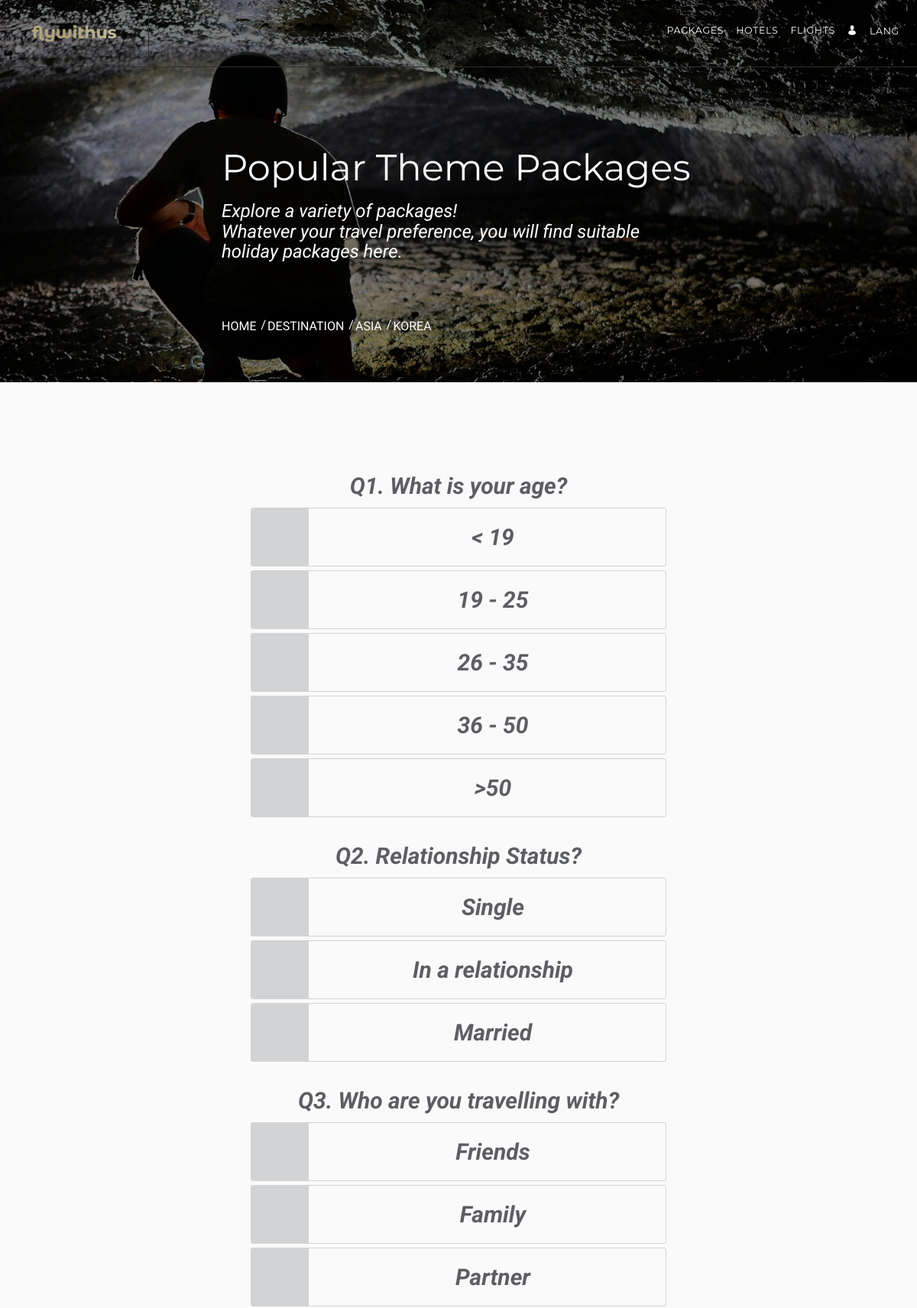
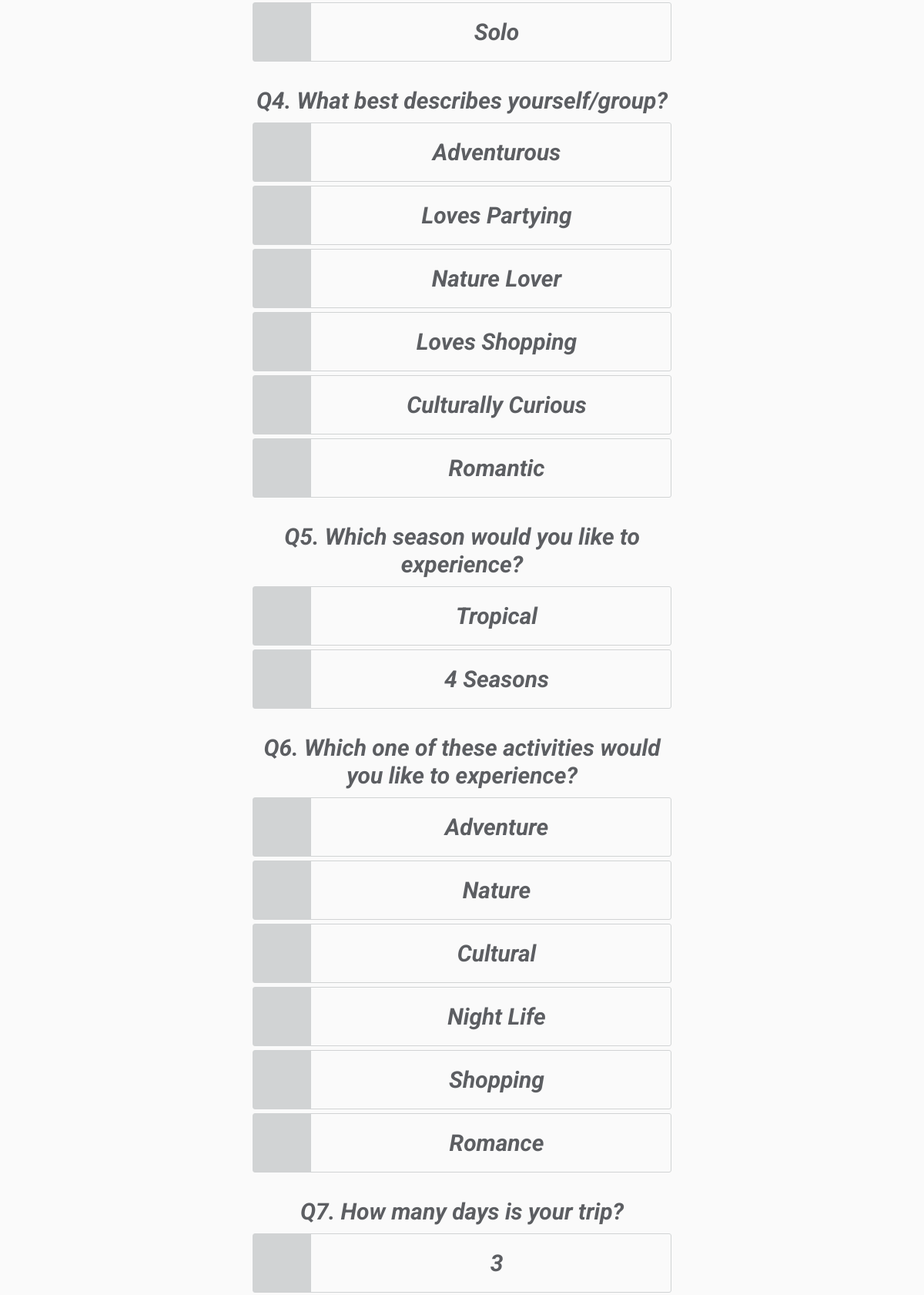
The app's page /testsurvey.php (upper part) with its own data (2 pictures, top to bottom).
### tables this page shows
CREATE TABLE `questions` (
  `questionID` int(11) NOT NULL,
  `question` varchar(500) NOT NULL,
  `inputType` varchar(1) DEFAULT 'r'
);

CREATE TABLE `answers` (
  `answerID` int(11) NOT NULL,
  `answer` varchar(500) NOT NULL,
  `questionID` int(11) NOT NULL
);

### functions.php (the view, shortened to what this page needs)
<?php
function generateSurveyForm()
{
    global $connection;
    $query = "select question, questionID, inputType from questions";
    $result = mysqli_query( $connection, $query );
    echo '<form action="FeedbackSubmit.php" method="post">';
    echo '<div id="outerQns">';
    $questionIndex = 1;
    while ( $row = mysqli_fetch_array( $result ) ) {
        echo '<section class="question">
              <blockquote>
              <p class="bold">Q' . $questionIndex . '. ' . $row[ 0 ] . '</p>
              <div class="funkyradio">';
        generateQnAForm( $row[ 1 ], $row[ 2 ], $questionIndex );
        $questionIndex++;
    }
    echo '</div>
          <div class="text-center">
          <button id="submitBtn" class="btn btn-info btn-lg" data-target="#myModal" data-toggle="modal" type="button">Submit</button>
          </div>
          <div class="clearfix"></div>
          <div class="modal fade" id="myModal" role="dialog">
          <div class="modal-dialog modal-lg">
          <div class="modal-content">
          <div class="modal-header">
          <div class="bold">
          <h2 class="modal-title">Aww yeah! <span class="glyphicon glyphicon-heart"></span></h2>
          </div>
          </div>
          <div class="modal-body">
          <h3>Thanks,<span class="name"> Friend!</span> Your perfect vacation awaits.</h3>
          </div>
          <div class="modal-footer">
          <p class="text-muted">Not satisfied with our suggestion?<a href="mailto:someone@example.com"> <u>Send us an email</u> for a customized one!</a></p>
          <button class="btn btn-primary" type="submit" onclick=window.location="index.php">Okay!</button>
          </div>
          </div>
          </div>
          </div>
          ';
    echo '</form>';
}
function generateQnAForm( $questionID, $inputType, $questionIndex )
{
    global $connection;
    $query = "SELECT answer, answerID FROM answers, questions"
           . " WHERE (answers.questionID = questions.questionID)"
           . " AND questions.questionID = ?";
    $stmt = mysqli_prepare( $connection, $query );
    mysqli_stmt_bind_param( $stmt, "i", $questionID );
    mysqli_stmt_execute( $stmt );
    mysqli_stmt_store_result( $stmt );
    mysqli_stmt_bind_result( $stmt, $answer, $answerID );
    $colNo          = 0;
    $count = mysqli_stmt_num_rows($stmt);
    while ( $result = mysqli_stmt_fetch( $stmt ) ) {
        if ( $result ) {
            if ( $inputType == null || $inputType == "r" ) {
                echo '<div class="funkyradio-primary">
                      <input id="radio' .$answerID. '" class="choice" type="radio" name="Question' . $questionIndex . '" required value="' . $answer . '"/>
                      <label for="radio' .$answerID. '">' .$answer. '</label>
                      </div>
                      ';
            }
            if ( $colNo < ($count-1) ) {
                $colNo++;
            }
            else {
                echo '</div>
                      </blockquote>
                      </section>
                      ';
                $colNo = 0;
            }
        }
        else {
            die( "Database Query Failed" );
            break;
        }
    }
}

### testsurvey.php (shortened to what this page needs)
<?php
include_once   $_SERVER[ 'DOCUMENT_ROOT' ].'/2102_projects/flywithus/CF1/functions/functions.php';
 ?>
<!DOCTYPE html>
<html>
<head>
	<link media="all" rel="stylesheet" href="vendors/font-awesome/css/font-awesome.css">
	<link rel="stylesheet" type="text/css" href="css/fonts/icomoon/icomoon.css">
	<link media="all" rel="stylesheet" href="vendors/animate/animate.css">
	<link media="all" rel="stylesheet" href="css/bootstrap.css">
	<link media="all" rel="stylesheet" href="css/main.css">
    <link href="css/reflection.css" rel="stylesheet" type="text/css">
</head>
<body>
	<div id="wrapper">
		<div class="page-wrapper">
	<?php include 'header.php'; ?>
			<section class="banner banner-inner parallax" data-stellar-background-ratio="0.5" id="list-view-normal">
				<div class="banner-text">
					<div class="center-text">
						<div class="container">
							<h1>Popular Theme Packages</h1>
							<strong class="subtitle">Explore a variety of packages!
							</br> Whatever your travel preference, you will find suitable holiday packages here. </strong>
							<nav class="breadcrumbs">
								<ul>
									<li><a href="#">HOME</a></li>
									<li><a href="#">DESTINATION</a></li>
									<li><a href="#">asia</a></li>
									<li><span>KOREA</span></li>
								</ul>
							</nav>
						</div>
					</div>
				</div>
			</section>
			<main id="main">
				<div class="content-block content-sub">
					<div class="container">
						     <div class="row">
						<?php
		 	     generateSurveyForm();
		 	     ?>
				</div>
				</div>
			</main>
		</div>
	</div>
</body>
</html>

### header.php (shortened to what this page needs)
<header id="header" class="white-header">
    <div class="container-fluid">
        <div class="logo" >
            <a href="index.php">
                <img class="normal" src="img/brand.png" alt="FlyWithUs">
            </a>
        </div>
        <nav class="navbar navbar-default">
            <div class="collapse navbar-collapse" id="nav">
                <ul class="nav navbar-nav">
                    <li><a href="Packages.php">Packages</a></li>
                    <li><a href="hotels.php" >Hotels</a </li>
                    <li><a href="flights.php">Flights</a></li>
                    <?php
                    if (!isset($_SESSION['email'])) {
                        echo '<li class="visible-xs visible-sm">
                          <a href="login.php">
                            <span class="icon icon-user"></span>
                            <span class="text">Login</span>
                          </a>
                        </li>
                        <li class="hidden-xs hidden-sm v-divider">
                          <a href="login.php">
                            <span class="icon icon-user"></span>
                          </a>
                        </li>';
                    }
                    ?>
                    <li class="dropdown hidden-xs hidden-sm last-dropdown v-divider">
                        <a href="#"><span class="text">LANG</span> <span class="icon-angle-down"></span></a>
                    </li>
                </ul>
            </div>
        </nav>
    </div>
</header>

### css/reflection.css (style rules this page uses)
.container { width: auto; max-width: 680px; padding: 0 30px; }
.funkyradio div { clear: both; overflow: hidden; }
.funkyradio label { width:100%; border-radius: 3px; border: 1px solid #D1D3D4; font-weight: 700; }
.funkyradio input[type="radio"]:empty ~ label,.funkyradio input[type="checkbox"]:empty ~ label { position: relative; line-height: 2.5em; text-indent: 3em; margin-top: 0; cursor: pointer; -webkit-user-select: none; -moz-user-select: none; -ms-user-select: none; user-select: none; }
.funkyradio input[type="radio"]:empty ~ label:before,.funkyradio input[type="checkbox"]:empty ~ label:before { position: absolute; display: block; top: 0; bottom: 0; left: 0; content: ''; width: 2.5em; background: #D1D3D4; }
.bold { font-weight: 700; }
.question { margin-top: 2em; }

### records on screen
questions: question "What is your age?"
answers: answer "< 19"
answers: answer "19 - 25"
answers: answer "26 - 35"
answers: answer "36 - 50"
answers: answer ">50"
questions: question "Relationship Status?"
answers: answer "Single"
answers: answer "In a relationship"
answers: answer "Married"
questions: question "Who are you travelling with?"
answers: answer "Friends"
answers: answer "Family"
answers: answer "Partner"
answers: answer "Solo"
questions: question "What best describes yourself/group?"
answers: answer "Adventurous"
answers: answer "Loves Partying"
answers: answer "Nature Lover"
answers: answer "Loves Shopping"
answers: answer "Culturally Curious"
answers: answer "Romantic"
questions: question "Which season would you like to experience?"
answers: answer "Tropical"
answers: answer "4 Seasons"
questions: question "Which one of these activities would you like to experience?"
answers: answer "Adventure"
answers: answer "Nature"
answers: answer "Cultural"
answers: answer "Night Life"
answers: answer "Shopping"
answers: answer "Romance"
questions: question "How many days is your trip?"
answers: answer "3"
